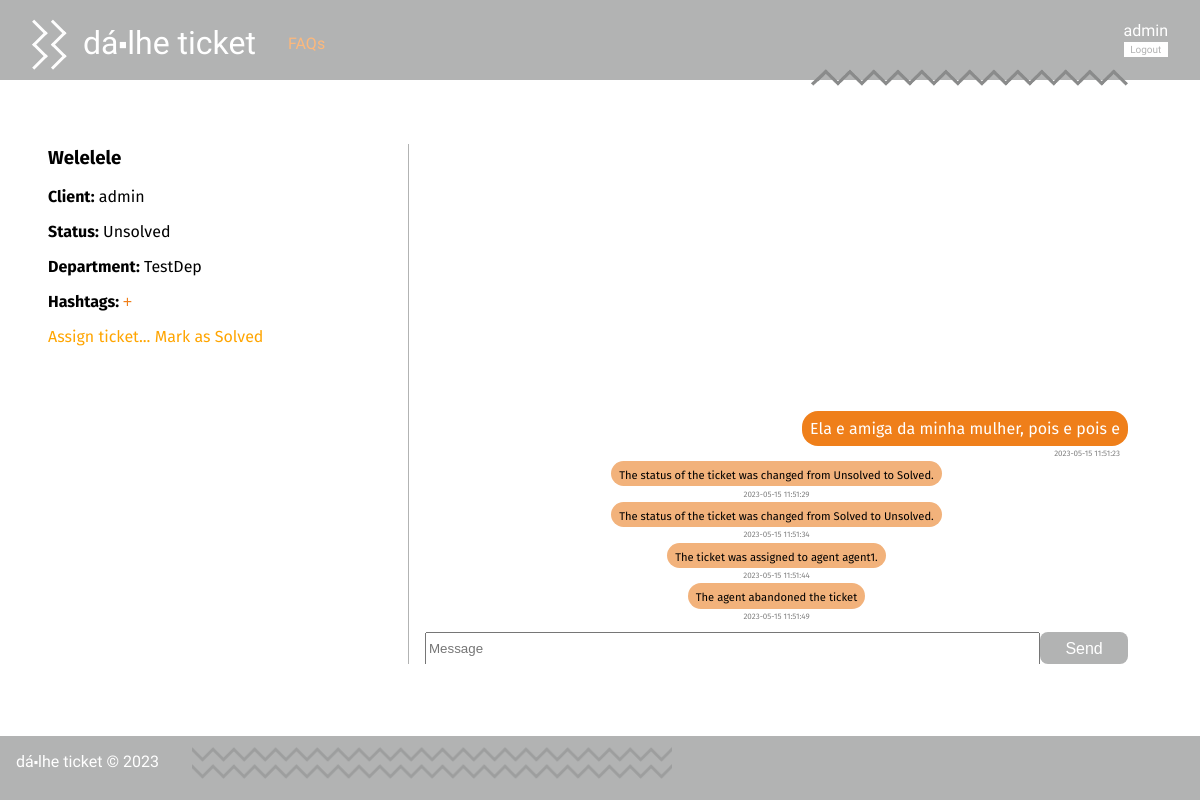
Screenshot of /pages/ticket.php?id=2 (signed in) with the database file from the repository.
### tables this page shows
CREATE TABLE Ticket(
   id integer primary key autoincrement,
   title varchar(60) not null,
   client varchar(20) not null,
   agent varchar(20),
   status varchar(10) not null,
   department varchar(20),
   foreign key (client) references User(username),
   foreign key (agent) references User(username),
   foreign key (department) references Department(name)
);

CREATE TABLE Message(
   id integer primary key autoincrement,
   ticketId integer not null,
   isFromClient boolean not null,
   message text not null,
   author varchar(20) not null,
   datetime datetime not null,
   foreign key (ticketId) references Ticket(id)
);

CREATE TABLE Change(
   id integer primary key autoincrement,
   ticketId integer not null,
   agent varchar(20),
   action text,
   datetime datetime not null,
   foreign key (ticketId) references Ticket(id),
   foreign key (agent) references User(id)
);

### pages/ticket.php (called while the page is built, shortened)
<?php
    require_once(__DIR__ . '/../database/connection.db.php');
    require_once(__DIR__ . '/../database/ticket.class.php');
    require_once(__DIR__ . '/../database/user.class.php');
    require_once(__DIR__ . '/../templates/common.tpl.php');
    require_once(__DIR__ . '/../templates/ticket.tpl.php');
    require_once(__DIR__ . '/../utils/session.php');
    $db = getDatabaseConnection();
    $ticket = Ticket::getTicketById($db, intval($_GET['id']));
    drawTicket($db, $ticket);
?>

### database/ticket.class.php (called while the page is built, shortened)
<?php
require_once(__DIR__ . '/change.class.php');
class Ticket {
    public function __construct(int $id, string $title, string $client, ?string $agent, string $status, string $department) {
        $this->id = $id;
        $this->title = $title;
        $this->client = $client;
        $this->status = $status;
        $this->department = $department;
    }
    static public function getTicketById(PDO $db, int $id) : Ticket {
        $stmt = $db->prepare('SELECT * from Ticket WHERE id = ?');
        $stmt->execute(array($id));
        $line = $stmt->fetchAll()[0];
        $ticket = new Ticket(
            $line['id'],
            $line['title'],
            $line['client'],
            $line['agent'],
            $line['status'],
            $line['department'],
        );
        return $ticket;
    }
}
?>

### utils/session.php (called while the page is built, shortened)
<?php
  class Session {
    public function getName() : ?string {
      return isset($_SESSION['name']) ? $_SESSION['name'] : null;
    }
  }
?>

### database/user.class.php (called while the page is built, shortened)
<?php
class User{
  public function __construct(string $name, string $username, string $email, string $type, string $department, int $ticket_count, int $closed_tickets){
    $this->username = $username;
    $this->type = $type;
  }
  static public function getUserTypeByUsername(PDO $db, string $username) : string {
    $stmt = $db->prepare('SELECT type from User where username = ?');
    $stmt->execute(array($username));
    return $stmt->fetchAll()[0]['type'];
  }
  static public function getUserByUsername(PDO $db, string $username) : User {
    $stmt = $db->prepare('SELECT * from User where username = ?');
    $stmt->execute(array($username));
    $user = $stmt->fetchAll()[0];
    return new User(
      $user['name'],
      $user['username'],
      $user['email'],
      $user['type'],
      $user['department'],
      intval($user['ticket_count']),
      intval($user['closed_tickets'])
    );
  }
}
?>

### database/message.class.php (called while the page is built, shortened)
<?php
  require_once(__DIR__ . '/../utils/session.php');
  require_once(__DIR__ . '/change.class.php');
  class Message{
    public string $author;
    public function __construct(int $id, int $ticketId, bool $isFromClient, string $message, string $author, string $datetime){
      $this->message = $message;
      $this->author = $author;
      $this->datetime = $datetime;
    }
    public function isMine(PDO $db){
      $session = new Session();
      return $this->author == $session->getName();
    }
    static public function getAllMessagesAndChangesFromTicket(PDO $db, int $id) : array {
        $stmt = $db->prepare('
            SELECT m.id, m.ticketId, m.isFromClient, m.message, m.author, m.datetime
            FROM Message m JOIN Ticket t
            ON m.ticketId = t.id
            WHERE t.id = ?
        ');
        $stmt->execute(array($id));
        $messages = array();
        while($message = $stmt->fetch()){
            $messages[] = new Message(
            $message['id'],
            intval($message['ticketId']),
            $message['isFromClient'] == 1,
            $message['message'],
            $message['author'],
            $message['datetime']
            );
        }
        $stmt = $db->prepare('
            SELECT m.id, m.ticketId, m.agent, m.action, m.datetime
            FROM Change m JOIN Ticket t
            ON m.ticketId = t.id
            WHERE t.id = ?
        ');
        $stmt->execute(array($id));
        $changes = array();
        while($change = $stmt->fetch()){
            $changes[] = new Change(
            $change['id'],
            intval($change['ticketId']),
            $change['agent'],
            $change['action'],
            $change['datetime']
            );
        }
        $all = array_merge($messages, $changes);
        usort($all, function($a, $b){
            return strtotime($a->datetime) > strtotime($b->datetime);
        });
        return $all;
    }
  }
?>

### database/change.class.php (called while the page is built, shortened)
<?php
class Change{
    public function __construct(int $id, int $ticketId, ?string $agent, string $action, string $datetime){
        $this->action = $action;
        $this->datetime = $datetime;
    }
}
?>

### templates/ticket.tpl.php (the view, shortened to what this page needs)
<?php
    require_once(__DIR__ . '/../database/ticket.class.php');
    require_once(__DIR__ . '/../database/message.class.php');
?>
<?php function drawTicket(PDO $db, Ticket $ticket) {
    $session = new Session();
    $me = User::getUserByUsername($db, $session->getName());
    ?>
    <div class="ticket_details">
        <div class="ticket_info">
            <h3><?= $ticket->title ?></h3>
            <div class="ticket_client"><span class="bold">Client:</span> <?= $ticket->client ?></div>
            <div class="ticket_status"><span class="bold">Status:</span> <?= $ticket->status ?></div>
            <div class="ticket_department"><span class="bold">Department:</span> <?= $ticket->department ?></div>
            <div class="ticket_hashtags"><span class="bold">Hashtags: </span>
                <?php
            if ($me->type == 'admin' || $ticket->agent == $me->username) {
                ?>
                <button class="add_hashtag">+</button>
            <?php
            }
            ?>
            </div>
            <div class="ticket_options">
                <?php
                    if (($me->type == 'admin' || $me->department == $ticket->department) && $ticket->status == 'Unsolved') {
            ?>
                    <a href="../pages/assign_ticket.php?id=<?= $ticket->id ?>">Assign ticket...</a>
            <?php
                    } if ($ticket->agent != null && $ticket->status == 'Unsolved' && $me->type == 'admin') {
            ?>
                    <a href=<?=("../actions/action_abandon_ticket.php?id=" . $ticket->id)?>>
                        Unassign ticket
                    </a>
            <?php
                    }
                    if ($me->type == 'admin' || $ticket->agent == $me->username) {
            ?>
                    <a href="../actions/action_change_ticket_status.php?id=<?= $ticket->id ?>">
                        Mark as <?= $ticket->status == 'Unsolved'? 'Solved' : 'Unsolved' ?>
                    </a>
            <?php
                    }
                ?>
            </div>
        </div>
        <?php
            if(User::getUserTypeByUsername($db, $session->getName()) == 'admin' || $session->getName() == $ticket->agent || $session->getName() == $ticket->client || $ticket->agent == null) {
        ?>
        <div class="ticket_messages">
            <div class="message_list">
        <?php
            foreach(Message::getAllMessagesAndChangesFromTicket($db, $ticket->id) as $message) {
                if($message instanceof Message) {?>
                    <div class="ticket_message <?= $message->isMine($db) ? 'right' : 'left' ?>">
                        <div class="ticket_message_text"><p><?= $message->message ?></p></div>
                        <div class="date_not_hidden"><?= $message->datetime ?></div>
                    </div>
                <?php } else { ?>
                    <div class='ticket_message center'>
                        <div class="ticket_message_text"><p><?= $message->action ?></p></div>
                        <div class="date_not_hidden"><?= $message->datetime ?></div>
                    </div>
                <?php }
            }
            if (($ticket->client == $me->username || $ticket->agent == $me->username) && $ticket->status == 'Unsolved') {
                ?>
                </div>
            <form class="send_message" method=post action="../actions/action_send_message.php">
                <input type="text" name="message" placeholder="Message">
                <button class="message_button"type="Submit">Send</button>
            </form>
        </div>
    <?php } ?>
<?php } ?>
<?php } ?>

### css/style.css (style rules this page uses)
body { font-family: 'Allerta Stencil', sans-serif; margin: 0; padding: 0; display: grid; grid-template-columns: auto; grid-template-rows: 5em auto 4em; grid-template-areas: "header" "main" "footer"; min-height: 100vh; background-color: #b2b3b3; }
form * { display: block; }
a { text-decoration: none; color: orange; }
button { background-color: #b2b3b3; color: #ffffff; border: none; border-radius: 0.5em; padding: 0.5em; font-size: 1em; font-weight: 100; cursor: pointer; margin: 1em 0; }
p { overflow-wrap: break-word; }
.username, .email, .type, .ticket_client, .ticket_agent, .ticket_status, .ticket_department, .ticket_hashtags, .agent_department, .assigned_tickets, .solved_tickets { margin-bottom: 1em; }
.bold { font-weight: bold; }
.send_message { display: grid; grid-template-columns: 7fr 1fr; height: 2em; }
.send_message * { height: 2em; margin: 0; }
@media (min-width: 50em) { .ticket_details { display: grid; grid-template-columns: 30vw 60vw; grid-template-rows: 67vh; grid-template-areas: "left right"; } }
@media (min-width: 50em) { .ticket_details .ticket_info { grid-area: left; padding-right: 1em; } }
@media (min-width: 50em) { .ticket_details .ticket_messages { grid-area: right; height: 100 vh; overflow-y: scroll; border-left-color: #b2b3b3; border-left-style: solid; border-left-width: 1px; border-top: none; padding-left: 1em; margin-top: 3.7em; padding-top: 0; align-self: end; justify-self: stretch; min-width: none; height: 65vh; display: grid; grid-template-rows: auto 2.5em; grid-template-areas: "message_list" "form"; } }
@media (min-width: 50em) { .message_list { grid-area: message_list; align-self: end; } }
@media (min-width: 50em) { .ticket_messages .send_message { grid-area: form; align-self: end; } }
.ticket_message_text { display: inline-block; border-radius: 1em; padding: 0.5em; }
.right { display: grid; justify-content: end; grid-template-areas: "right" "date"; }
.right .ticket_message_text { grid-area: right; background-color: #ef7f1a; }
.right p { display: inline; margin: 0; color: white }
.center { display: grid; justify-content: center; grid-template-areas: "center" "date"; }
.center .ticket_message_text { grid-area: center; background-color: #f2b27b; padding: 0.2em 0.5em; }
.center p { display: inline; margin: 0; color: black; font-size: 0.7em; }
.date_not_hidden { grid-area: date; display: block; color: grey; font-size: 0.5em; margin-top: 0.2rem; }
.right .date_not_hidden { justify-self: end; margin-right: 0.5rem; }
.center .date_not_hidden { justify-self: center; }
.ticket_message { margin-bottom: 0.2em; }
.ticket_messages .send_message { margin-top: 1em; }
button.add_hashtag, a.remove_hashtag { background-color: white; color: #ef7f1a; padding: 0; margin: 0; }

### rows the page displays
ticket: title "Welelele", client "admin", status "Unsolved", department "TestDep"
message: message "Ela e amiga da minha mulher, pois e pois e", datetime "2023-05-15 11:51:23"
change: action "The status of the ticket was changed from Unsolved to Solved.", datetime "2023-05-15 11:51:29"
change: action "The status of the ticket was changed from Solved to Unsolved.", datetime "2023-05-15 11:51:34"
change: action "The ticket was assigned to agent agent1.", datetime "2023-05-15 11:51:44"
change: action "The agent abandoned the ticket", datetime "2023-05-15 11:51:49"

### other values shown
$name "dá⬝lhe ticket"
$session->getName() "admin"
